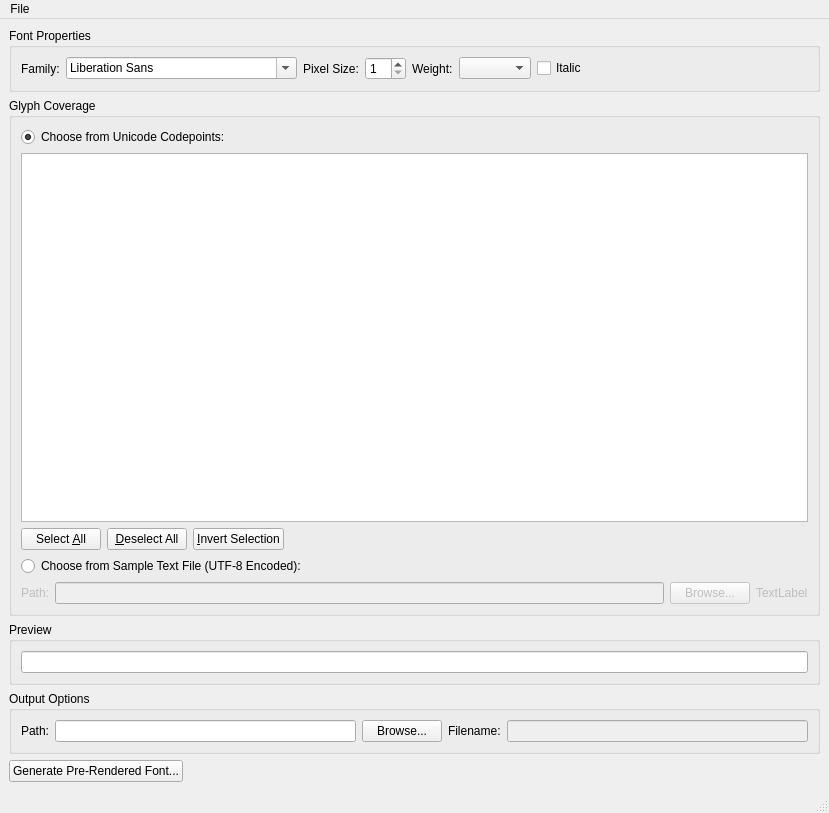
<?xml version="1.0" encoding="UTF-8"?>
<ui version="4.0">
 <class>MainWindow</class>
 <widget class="QMainWindow" name="MainWindow">
  <property name="geometry">
   <rect>
    <x>0</x>
    <y>0</y>
    <width>829</width>
    <height>813</height>
   </rect>
  </property>
  <property name="windowTitle">
   <string>MakeQPF</string>
  </property>
  <widget class="QWidget" name="centralwidget">
   <layout class="QVBoxLayout">
    <property name="spacing">
     <number>6</number>
    </property>
    <property name="margin" stdset="0">
     <number>9</number>
    </property>
    <item>
     <widget class="QGroupBox" name="groupBox">
      <property name="title">
       <string>Font Properties</string>
      </property>
      <layout class="QHBoxLayout">
       <property name="spacing">
        <number>6</number>
       </property>
       <property name="margin" stdset="0">
        <number>9</number>
       </property>
       <item>
        <widget class="QLabel" name="label">
         <property name="text">
          <string>Family:</string>
         </property>
        </widget>
       </item>
       <item>
        <widget class="QFontComboBox" name="fontComboBox"/>
       </item>
       <item>
        <widget class="QLabel" name="label_2">
         <property name="text">
          <string>Pixel Size:</string>
         </property>
        </widget>
       </item>
       <item>
        <widget class="QSpinBox" name="pixelSize">
         <property name="minimum">
          <number>1</number>
         </property>
        </widget>
       </item>
       <item>
        <widget class="QLabel" name="label_7">
         <property name="text">
          <string>Weight:</string>
         </property>
        </widget>
       </item>
       <item>
        <widget class="QComboBox" name="weightCombo"/>
       </item>
       <item>
        <widget class="QCheckBox" name="italic">
         <property name="text">
          <string>Italic</string>
         </property>
        </widget>
       </item>
       <item>
        <spacer>
         <property name="orientation">
          <enum>Qt::Orientation::Horizontal</enum>
         </property>
         <property name="sizeHint" stdset="0">
          <size>
           <width>40</width>
           <height>20</height>
          </size>
         </property>
        </spacer>
       </item>
      </layout>
     </widget>
    </item>
    <item>
     <widget class="QGroupBox" name="groupBox_2">
      <property name="title">
       <string>Glyph Coverage</string>
      </property>
      <layout class="QVBoxLayout">
       <property name="spacing">
        <number>6</number>
       </property>
       <property name="margin" stdset="0">
        <number>9</number>
       </property>
       <item>
        <widget class="QRadioButton" name="chooseFromCodePoints">
         <property name="text">
          <string>Choose from Unicode Codepoints:</string>
         </property>
         <property name="checked">
          <bool>true</bool>
         </property>
        </widget>
       </item>
       <item>
        <layout class="QVBoxLayout">
         <property name="spacing">
          <number>6</number>
         </property>
         <property name="margin" stdset="0">
          <number>0</number>
         </property>
         <item>
          <widget class="QListWidget" name="characterRangeView"/>
         </item>
         <item>
          <layout class="QHBoxLayout">
           <property name="spacing">
            <number>6</number>
           </property>
           <property name="margin" stdset="0">
            <number>0</number>
           </property>
           <item>
            <widget class="QPushButton" name="selectAll">
             <property name="text">
              <string>Select &amp;All</string>
             </property>
            </widget>
           </item>
           <item>
            <widget class="QPushButton" name="deselectAll">
             <property name="text">
              <string>&amp;Deselect All</string>
             </property>
            </widget>
           </item>
           <item>
            <widget class="QPushButton" name="invertSelection">
             <property name="text">
              <string>&amp;Invert Selection</string>
             </property>
            </widget>
           </item>
           <item>
            <spacer>
             <property name="orientation">
              <enum>Qt::Orientation::Horizontal</enum>
             </property>
             <property name="sizeHint" stdset="0">
              <size>
               <width>40</width>
               <height>20</height>
              </size>
             </property>
            </spacer>
           </item>
          </layout>
         </item>
        </layout>
       </item>
       <item>
        <widget class="QRadioButton" name="chooseFromSampleFile">
         <property name="text">
          <string>Choose from Sample Text File (UTF-8 Encoded):</string>
         </property>
        </widget>
       </item>
       <item>
        <layout class="QHBoxLayout">
         <property name="spacing">
          <number>6</number>
         </property>
         <property name="margin" stdset="0">
          <number>0</number>
         </property>
         <item>
          <widget class="QLabel" name="label_5">
           <property name="enabled">
            <bool>false</bool>
           </property>
           <property name="text">
            <string>Path:</string>
           </property>
          </widget>
         </item>
         <item>
          <widget class="QLineEdit" name="sampleFile">
           <property name="enabled">
            <bool>false</bool>
           </property>
          </widget>
         </item>
         <item>
          <widget class="QPushButton" name="browseSampleFile">
           <property name="enabled">
            <bool>false</bool>
           </property>
           <property name="text">
            <string>Browse...</string>
           </property>
          </widget>
         </item>
         <item>
          <widget class="QLabel" name="charCount">
           <property name="enabled">
            <bool>false</bool>
           </property>
           <property name="text">
            <string>TextLabel</string>
           </property>
          </widget>
         </item>
        </layout>
       </item>
      </layout>
     </widget>
    </item>
    <item>
     <widget class="QGroupBox" name="groupBox_3">
      <property name="title">
       <string>Preview</string>
      </property>
      <layout class="QHBoxLayout">
       <property name="spacing">
        <number>6</number>
       </property>
       <property name="margin" stdset="0">
        <number>9</number>
       </property>
       <item>
        <widget class="QLineEdit" name="preview"/>
       </item>
      </layout>
     </widget>
    </item>
    <item>
     <widget class="QGroupBox" name="groupBox_4">
      <property name="title">
       <string>Output Options</string>
      </property>
      <layout class="QHBoxLayout">
       <property name="spacing">
        <number>6</number>
       </property>
       <property name="margin" stdset="0">
        <number>9</number>
       </property>
       <item>
        <widget class="QLabel" name="label_3">
         <property name="text">
          <string>Path:</string>
         </property>
        </widget>
       </item>
       <item>
        <widget class="QLineEdit" name="path"/>
       </item>
       <item>
        <widget class="QPushButton" name="browsePath">
         <property name="text">
          <string>Browse...</string>
         </property>
        </widget>
       </item>
       <item>
        <widget class="QLabel" name="label_4">
         <property name="text">
          <string>Filename:</string>
         </property>
        </widget>
       </item>
       <item>
        <widget class="QLineEdit" name="fileName">
         <property name="enabled">
          <bool>false</bool>
         </property>
        </widget>
       </item>
      </layout>
     </widget>
    </item>
    <item>
     <layout class="QHBoxLayout">
      <property name="spacing">
       <number>6</number>
      </property>
      <property name="margin" stdset="0">
       <number>0</number>
      </property>
      <item>
       <widget class="QPushButton" name="generate">
        <property name="text">
         <string>Generate Pre-Rendered Font...</string>
        </property>
       </widget>
      </item>
      <item>
       <spacer>
        <property name="orientation">
         <enum>Qt::Orientation::Horizontal</enum>
        </property>
        <property name="sizeHint" stdset="0">
         <size>
          <width>40</width>
          <height>20</height>
         </size>
        </property>
       </spacer>
      </item>
     </layout>
    </item>
   </layout>
  </widget>
  <widget class="QMenuBar" name="menubar">
   <property name="geometry">
    <rect>
     <x>0</x>
     <y>0</y>
     <width>829</width>
     <height>26</height>
    </rect>
   </property>
   <widget class="QMenu" name="menuFile">
    <property name="title">
     <string>File</string>
    </property>
    <addaction name="actionAdd_Custom_Font"/>
    <addaction name="separator"/>
    <addaction name="action_Exit"/>
   </widget>
   <addaction name="menuFile"/>
  </widget>
  <widget class="QStatusBar" name="statusbar"/>
  <action name="actionAdd_Custom_Font">
   <property name="text">
    <string>&amp;Add Custom Font...</string>
   </property>
  </action>
  <action name="action_Exit">
   <property name="text">
    <string>&amp;Exit</string>
   </property>
  </action>
 </widget>
 <resources/>
 <connections>
  <connection>
   <sender>action_Exit</sender>
   <signal>triggered()</signal>
   <receiver>MainWindow</receiver>
   <slot>close()</slot>
   <hints>
    <hint type="sourcelabel">
     <x>-1</x>
     <y>-1</y>
    </hint>
    <hint type="destinationlabel">
     <x>383</x>
     <y>215</y>
    </hint>
   </hints>
  </connection>
  <connection>
   <sender>chooseFromCodePoints</sender>
   <signal>toggled(bool)</signal>
   <receiver>characterRangeView</receiver>
   <slot>setEnabled(bool)</slot>
   <hints>
    <hint type="sourcelabel">
     <x>183</x>
     <y>144</y>
    </hint>
    <hint type="destinationlabel">
     <x>146</x>
     <y>295</y>
    </hint>
   </hints>
  </connection>
  <connection>
   <sender>chooseFromCodePoints</sender>
   <signal>toggled(bool)</signal>
   <receiver>selectAll</receiver>
   <slot>setEnabled(bool)</slot>
   <hints>
    <hint type="sourcelabel">
     <x>236</x>
     <y>146</y>
    </hint>
    <hint type="destinationlabel">
     <x>46</x>
     <y>508</y>
    </hint>
   </hints>
  </connection>
  <connection>
   <sender>chooseFromCodePoints</sender>
   <signal>toggled(bool)</signal>
   <receiver>deselectAll</receiver>
   <slot>setEnabled(bool)</slot>
   <hints>
    <hint type="sourcelabel">
     <x>280</x>
     <y>147</y>
    </hint>
    <hint type="destinationlabel">
     <x>158</x>
     <y>502</y>
    </hint>
   </hints>
  </connection>
  <connection>
   <sender>chooseFromCodePoints</sender>
   <signal>toggled(bool)</signal>
   <receiver>invertSelection</receiver>
   <slot>setEnabled(bool)</slot>
   <hints>
    <hint type="sourcelabel">
     <x>364</x>
     <y>143</y>
    </hint>
    <hint type="destinationlabel">
     <x>281</x>
     <y>509</y>
    </hint>
   </hints>
  </connection>
  <connection>
   <sender>chooseFromSampleFile</sender>
   <signal>toggled(bool)</signal>
   <receiver>sampleFile</receiver>
   <slot>setEnabled(bool)</slot>
   <hints>
    <hint type="sourcelabel">
     <x>134</x>
     <y>544</y>
    </hint>
    <hint type="destinationlabel">
     <x>64</x>
     <y>569</y>
    </hint>
   </hints>
  </connection>
  <connection>
   <sender>chooseFromSampleFile</sender>
   <signal>toggled(bool)</signal>
   <receiver>browseSampleFile</receiver>
   <slot>setEnabled(bool)</slot>
   <hints>
    <hint type="sourcelabel">
     <x>79</x>
     <y>545</y>
    </hint>
    <hint type="destinationlabel">
     <x>710</x>
     <y>582</y>
    </hint>
   </hints>
  </connection>
  <connection>
   <sender>chooseFromSampleFile</sender>
   <signal>toggled(bool)</signal>
   <receiver>charCount</receiver>
   <slot>setEnabled(bool)</slot>
   <hints>
    <hint type="sourcelabel">
     <x>274</x>
     <y>544</y>
    </hint>
    <hint type="destinationlabel">
     <x>790</x>
     <y>569</y>
    </hint>
   </hints>
  </connection>
  <connection>
   <sender>chooseFromSampleFile</sender>
   <signal>toggled(bool)</signal>
   <receiver>label_5</receiver>
   <slot>setEnabled(bool)</slot>
   <hints>
    <hint type="sourcelabel">
     <x>112</x>
     <y>541</y>
    </hint>
    <hint type="destinationlabel">
     <x>37</x>
     <y>579</y>
    </hint>
   </hints>
  </connection>
 </connections>
</ui>
